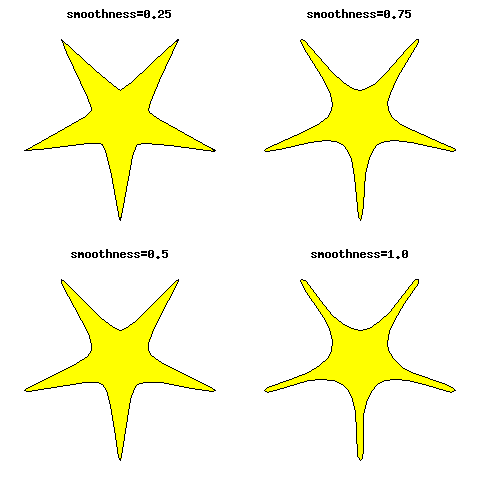

Generate this figure with Python:
"""
Smooth Polygon

This example draws a star with rounded points, with varying roundedness.

It uses a "Spline Polygon:

"""

import numpy as np

import py_gd

NUM_POINTS = 5

r1 = 100
r2 = 30

r = (r1, r2) * NUM_POINTS

angles = np.arange(NUM_POINTS  * 2) *  (np.pi / NUM_POINTS)


x = r * np.sin(angles)
y = r * np.cos(angles)

vertices = np.c_[x, y]

centers = [(r1 * 1.2 * i, r1 * 1.2 * j) for i in (1, 3) for j in (1, 3)]

#vertices += r1 * 1.2

# vertices = vertices.astype(np.int32)

w, h = r1 * 4.8, r1 * 4.8

img = py_gd.Image(w, h)
img.clear('white')

print("Vertices of Star")
print(vertices)

for c, smooth in zip(centers, (0.25, 0.5, 0.75, 1.0)):
    verts = vertices + c
    img.draw_spline_polygon(verts,
                            fill_color='yellow',
                            line_color='black',
                            smoothness=smooth)
    img.draw_text(f"smoothness={smooth}", (c[0], c[1] - r1), align="cb")

img.save("spline_star.png", 'png')




